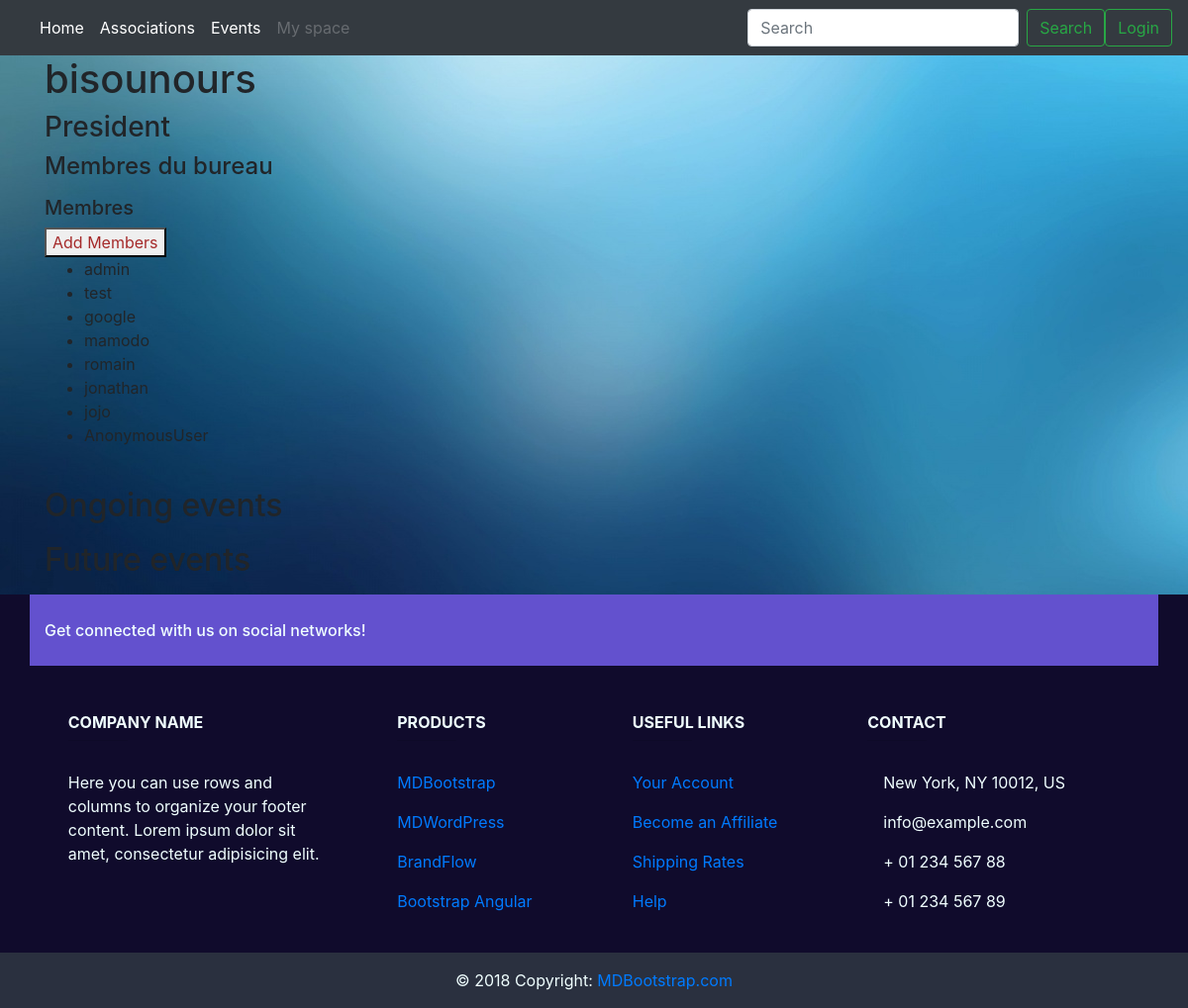
The app's page /assos/1, older data.
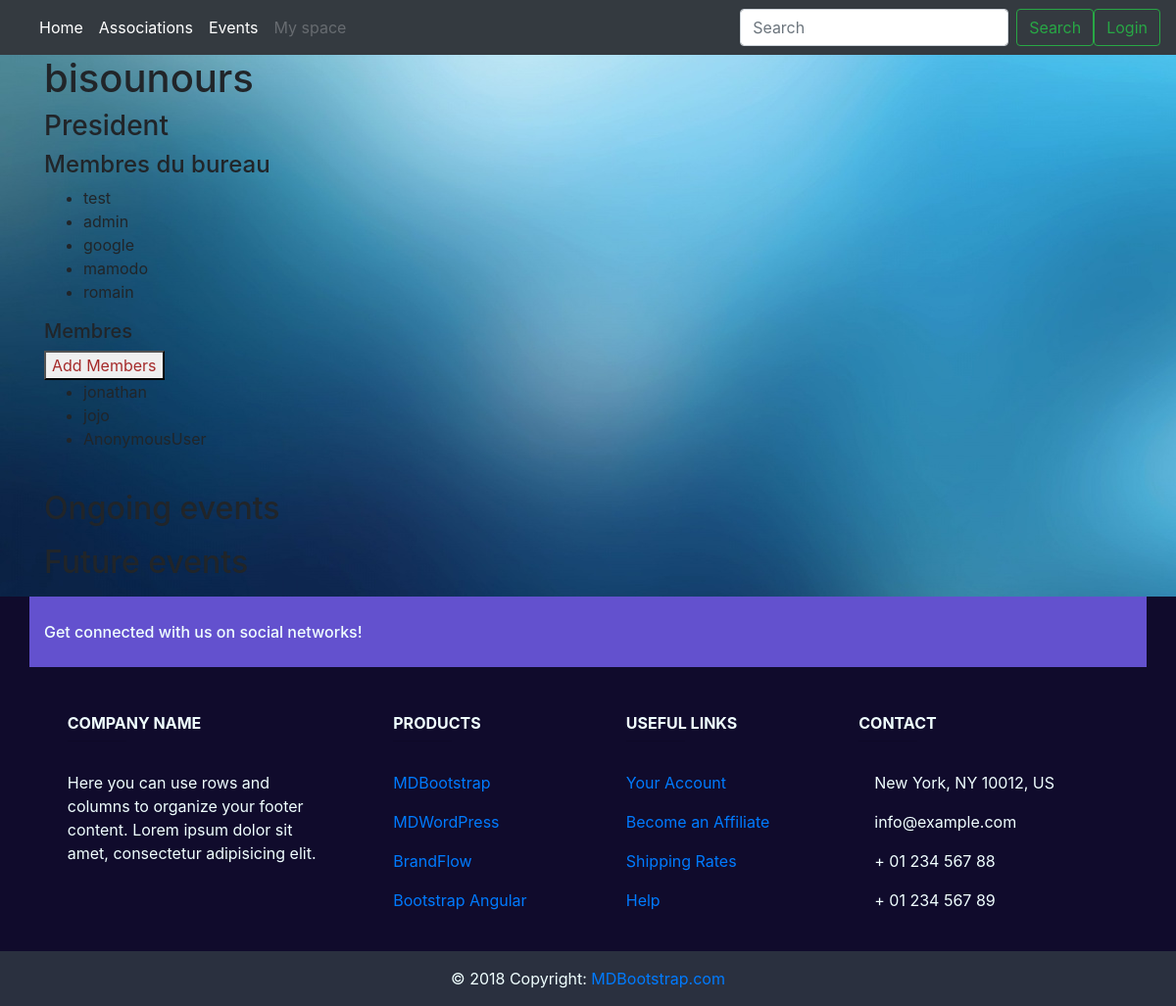
The same page, newer data.
### event/models.py (models this page shows, shortened)
class Member(models.Model):
    assos_id = models.ForeignKey(Association, related_name='members',
                                 on_delete=models.CASCADE)
    user = models.ForeignKey(User, related_name='memberships',
                             on_delete=models.CASCADE)
    class Meta:
        verbose_name = _("Member")
        verbose_name_plural = _("Members")
        unique_together = ('assos_id', 'user')

class Manager(models.Model):
    user = models.ForeignKey(User, on_delete=models.CASCADE)
    assos_id = models.ForeignKey(Association, on_delete=models.CASCADE,
                                 related_name='managers')
    member = CompositeOneToOneField(Member, on_delete=models.CASCADE,
                                    to_fields={"assos_id", "user"})
    class Meta:
        verbose_name = _("Member of the Bureau")
        verbose_name_plural = _("Members of the Bureau")

### event/views.py (the view, shortened to what this page needs)
# urls.py: path('assos/<int:pk>', views.AssosDetailView.as_view(), name='asso_detail'),
class AssosDetailView(generic.DetailView, generic.edit.FormMixin):
    model = Association
    template_name = 'assos_detail.html'
    form_class = AddMemberForm
    def get_form(self): # should have maybe used get_form_kwargs
        if self.request.method == 'POST':
            return AddMemberForm(asso=self.get_object(), data=self.request.POST)
        return AddMemberForm(asso=self.get_object())
    def get_object(self):
        try:
            my_assos = Association.objects.get(pk=self.kwargs.get('pk'))
            return my_assos
        except self.model.DoesNotExist:
            raise Http404("No Association matches the given query.")
    def get_context_data(self, **kwargs):
        context = super().get_context_data(**kwargs)
        assos = self.get_object()
        try:
            president = assos.president
        except President.DoesNotExist:
            president = None
        context['president'] = president
        president = User.objects.none() if president is None else [president.user]
        managers = assos.managers.all().exclude(user__in=president)
        context['managers'] = managers
        managers = managers.values_list('user', flat=True)
        members = assos.members.all().exclude(user__in=managers).exclude(user__in=president)
        context['members'] = members
        events = assos.events.all()
        now = timezone.now()
        context['future_events'] = events.filter(start__gt=now)
        context['ongoing_events'] = events.filter(start__lte=now, end__gt=now)
        context['form'] = self.get_form()
        return context

### event/forms.py
class AddMemberForm(forms.Form):
        def __init__(self, *args, **kwargs):
            self.asso = kwargs.pop('asso')
            super(AddMemberForm,self).__init__(*args,**kwargs)
            unwanted = self.asso.members.all().values_list('user', flat=True)
            self.fields['users'].queryset = User.objects.all().exclude(id__in=unwanted)
        users = forms.ModelMultipleChoiceField(label=_("Members to add"),
        queryset=User.objects.none(),
        widget=forms.SelectMultiple(attrs={"class" : "form-control select-multiple"}))

### templates/assos_detail.html (shortened to what this page needs)
{% extends "base.html" %}
{% load static %}
{%block content %}
    <h1>{{object.name}}</h1>
    <h3>President</h3>
    <h4>Membres du bureau</h4>
    <ul>
    {% for manager in managers %}
    <li>{{manager.user.username}}</li>
    {% endfor %}
    </ul>
    <h5>Membres</h5>
    <button style="color:brown" onclick="display('add_members')">Add Members</button>
    <ul>
    {% for member in members %}
    <li>{{member.user.username}}</li>
    {% endfor %}
    </ul>
    <br/>
    <h2>Ongoing events</h2>
    <h2>Future events</h2>
{% endblock content %}

Row changes from the older to the newer data that the page shows:
no longer on this page (row unchanged): Member: user.username "admin"
removed Member: user.username "test"
removed Member: user.username "google"
no longer on this page (row unchanged): Member: user.username "mamodo"
no longer on this page (row unchanged): Member: user.username "romain"
added Manager: user.username "test"
added Manager: user.username "admin"
added Manager: user.username "google"
added Manager: user.username "mamodo"
added Manager: user.username "romain"
